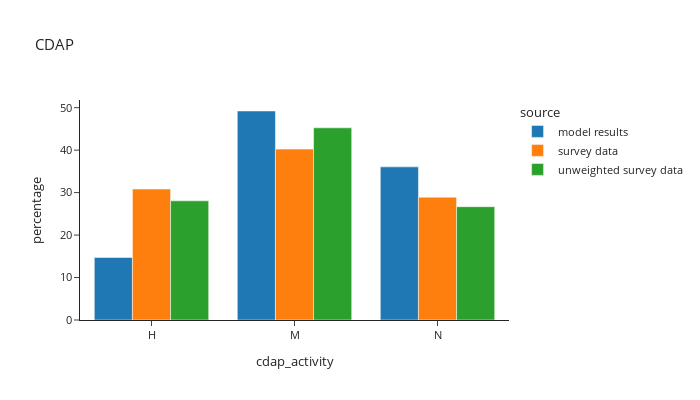

Source (notebook cell):
### Markdown cell above
- **Mandatory**: the person engages in travel to at least one out-of-home mandatory activity - work, university, or school. The mandatory pattern may also include non-mandatory activities such as separate home-based tours or intermediate stops on mandatory tours.
- **Non-mandatory**: the person engages in only maintenance and discretionary tours, which, by definition, do not contain mandatory activities.
- **Home**: the person does not travel outside the home.

### Code cell
df_plot = per_data.groupby(['source','cdap_activity'])['hh_weight_2017_2019'].sum().reset_index()
df_plot['percentage'] = df_plot.groupby(['source'], group_keys=False)['hh_weight_2017_2019'].\
            apply(lambda x: 100 * x / float(x.sum()))

# df_plot
fig = px.bar(df_plot, x="cdap_activity", y="percentage",
            barmode="group",color="source",template="simple_white",
            title="CDAP")
# fig.for_each_annotation(lambda a: a.update(text = a.text.split("=")[-1]))
fig.update_layout(height=400, width=700, font=dict(size=11))
fig.show()

### Figure 1 — Plotly figure (JSON) as saved in the notebook; plotly's stock layout.template omitted (floating-point values rounded to 4 significant figures)
{"data": [{"alignmentgroup": "True", "hovertemplate": "source=model results<br>cdap_activity=%{x}<br>percentage=%{y}<extra></extra>", "legendgroup": "model results", "marker": {"color": "#1F77B4", "pattern": {"shape": ""}}, "name": "model results", "offsetgroup": "model results", "orientation": "v", "showlegend": true, "textposition": "auto", "type": "bar", "x": ["H", "M", "N"], "xaxis": "x", "y": [14.72, 49.22, 36.06], "yaxis": "y"}, {"alignmentgroup": "True", "hovertemplate": "source=survey data<br>cdap_activity=%{x}<br>percentage=%{y}<extra></extra>", "legendgroup": "survey data", "marker": {"color": "#FF7F0E", "pattern": {"shape": ""}}, "name": "survey data", "offsetgroup": "survey data", "orientation": "v", "showlegend": true, "textposition": "auto", "type": "bar", "x": ["H", "M", "N"], "xaxis": "x", "y": [30.84, 40.25, 28.91], "yaxis": "y"}, {"alignmentgroup": "True", "hovertemplate": "source=unweighted survey data<br>cdap_activity=%{x}<br>percentage=%{y}<extra></extra>", "legendgroup": "unweighted survey data", "marker": {"color": "#2CA02C", "pattern": {"shape": ""}}, "name": "unweighted survey data", "offsetgroup": "unweighted survey data", "orientation": "v", "showlegend": true, "textposition": "auto", "type": "bar", "x": ["H", "M", "N"], "xaxis": "x", "y": [28.07, 45.26, 26.68], "yaxis": "y"}], "layout": {"barmode": "group", "font": {"size": 11}, "height": 400, "legend": {"title": {"text": "source"}, "tracegroupgap": 0}, "title": {"text": "CDAP"}, "width": 700, "xaxis": {"anchor": "y", "domain": [0.0, 1.0], "title": {"text": "cdap_activity"}}, "yaxis": {"anchor": "x", "domain": [0.0, 1.0], "title": {"text": "percentage"}}}}
